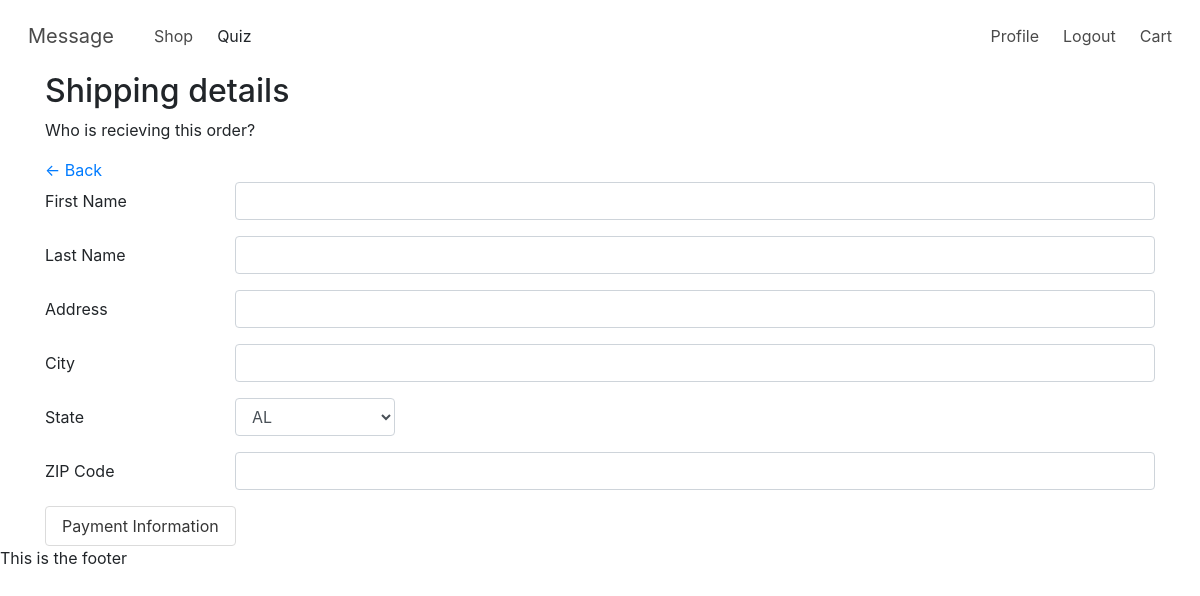
The app's page /shipping (signed in), older data.
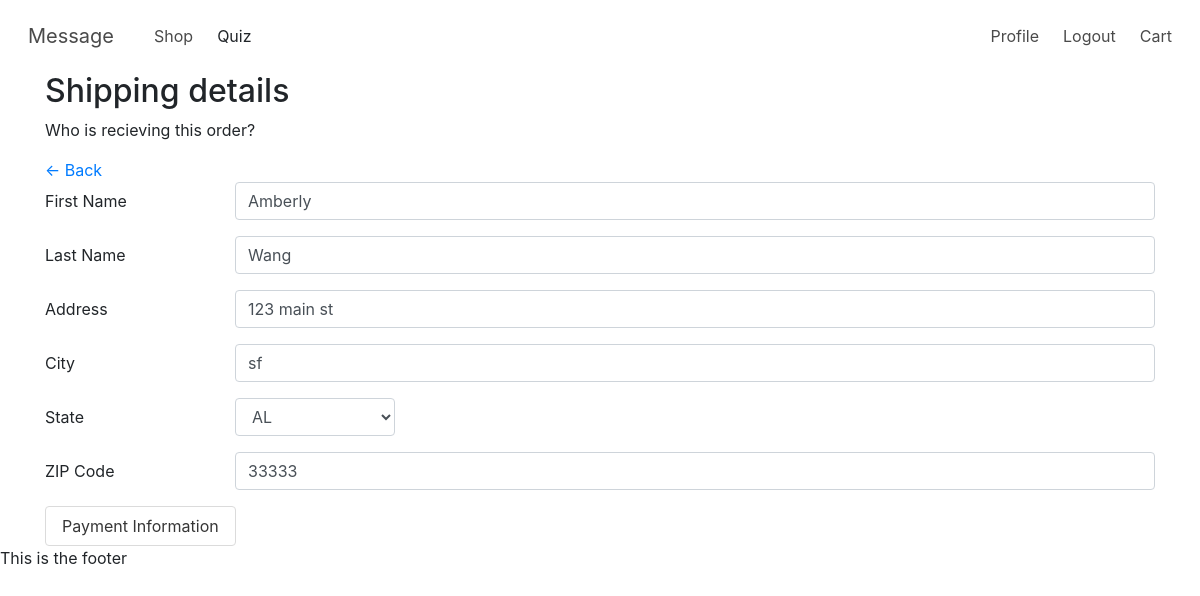
The same page, newer data.
### models.py (models this page shows, shortened)
class Order(Model):
    user = ForeignKeyField(model=User, backref='order')
    order_date = DateTimeField(default=datetime.datetime.now())
    total_cost = IntegerField(default=0)
    date_created = DateTimeField(default=datetime.datetime.now())
    recipient_fname = CharField(default="")
    recipient_lname = CharField(default="")
    recipient_street_address = CharField(default="")
    recipient_city = CharField(default="")
    recipient_state = CharField(default="")
    recipient_postal_code = CharField(default="")
    purchased = BooleanField(default=False)
    class Meta:
        database = DATABASE

### app.py (the view, shortened to what this page needs)
@app.route('/shipping', methods=["GET", "POST"])
@login_required
def shipping():
    form = forms.ShippingForm()
    user = current_user
    order = models.Order.get(models.Order.user_id == user.id, models.Order.purchased == False)
    return render_template("shipping.html", order=order, form=form)

### app.py (called while the page is built)
@login_manager.user_loader
def load_user(userid):
    try:
        return models.User.get(models.User.id == userid)
    except models.DoesNotExist:
        return None

@app.before_request
def before_request():
    g.db = models.DATABASE
    g.db.connect()
    g.user = current_user

@app.after_request
def after_request(response):
    g.db.close()
    return response

### templates/shipping.html (shortened to what this page needs)
{% extends "layout.html" %}
{% from "macros.html" import field_error %}
{% block content %}
<div class="container">
<h2>Shipping details</h2>
<p>Who is recieving this order?</p>
<a href="/cart">&#8592; Back</a>
<form method="POST" action="" class="form">
    <div class="form-group row">
        {{form.recipient_fname.label(class="col-sm-2 col-form-label")}}
        <div class="col-sm-10">
            {{form.recipient_fname(value=order.recipient_fname, class="form-control")}}
        </div>
    </div>
    <div class="form-group row">
        {{form.recipient_lname.label(class="col-sm-2 col-form-label")}}
        <div class="col-sm-10">
            {{form.recipient_lname(value=order.recipient_lname, class="form-control")}}
        </div>
    </div>
    <div class="form-group row">
        {{form.recipient_street_address.label(class="col-sm-2 col-form-label")}}
        <div class="col-sm-10">
            {{form.recipient_street_address(value=order.recipient_street_address, class="form-control")}}
        </div>
    </div>
    <div class="form-group row">
        {{form.recipient_city.label(class="col-sm-2 col-form-label")}}
        <div class="col-sm-10">
            {{form.recipient_city(value=order.recipient_city, class="form-control")}}
        </div>
    </div>
    <div class="form-group row">
        {{form.recipient_state.label(class="col-sm-2 col-form-label")}}
        <div class="col-sm-2">
            {{form.recipient_state(value=order.recipient_state, class="form-control")}}
        </div>
    </div>
    <div class="form-group row">
        {{form.recipient_postal_code.label(class="col-sm-2 col-form-label")}}
        <div class="col-sm-10">
            {{form.recipient_postal_code(value=order.recipient_postal_code, class="form-control")}}
        </div>
    </div>
    <button class="button" type="submit">Payment Information</button>
</form>
</div>
{% endblock %}

Row changes from the older to the newer data that the page shows:
no longer on this page (row edited): Order: recipient_state "AL"
added Order: recipient_fname "Amberly", recipient_lname "Wang", recipient_street_address "123 main st", recipient_city "sf", recipient_state "AL", recipient_postal_code "33333"
